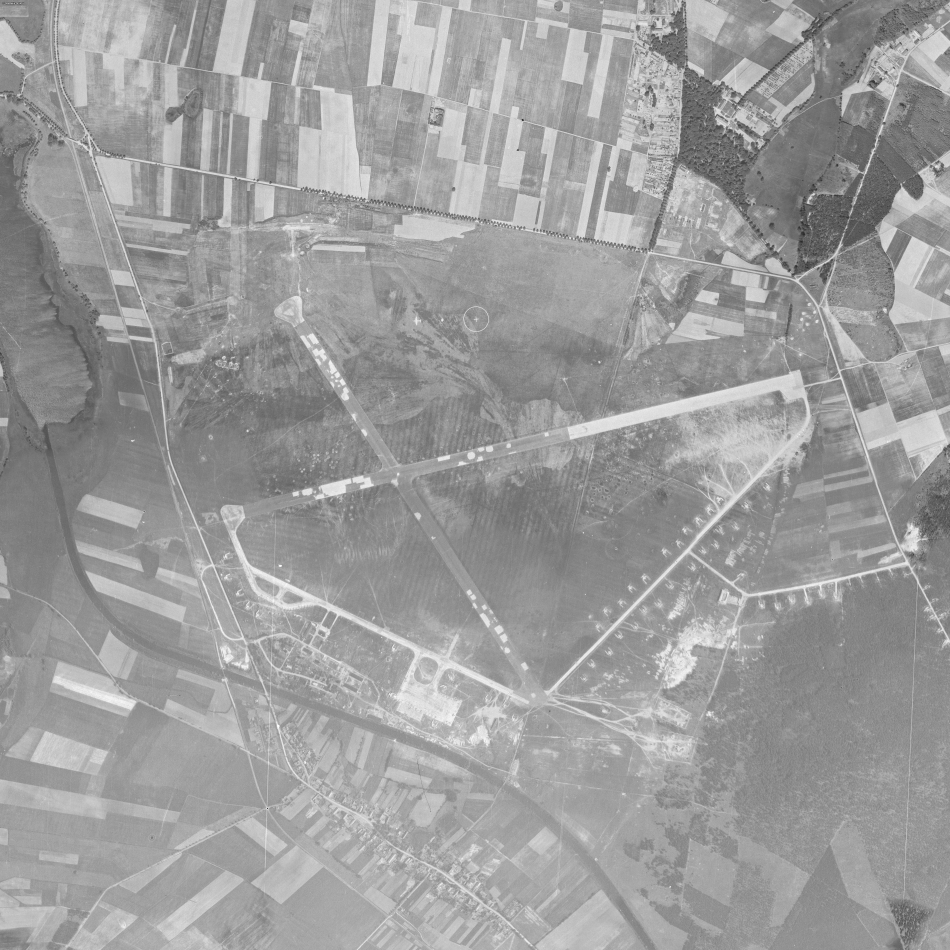
#> input picture app/dop_1953.jpg, 3800 x 3800 px, found by its file name (shown at 1/4 size)
$ python laiv_reg.py   (older library calls are emulated)
#> lines starting #> are read from the running program, lines starting #| are printed output that depends on the picture
"""Georeferenzierung der LAiV-Vorschaubilder (historische Luftbilder 1944/45).

Eingabe:  rohdaten/laiv_vorschau/*.jpg  (Dateiname: <Datum>_<Bildname>.jpg)
          app/dop_1953.jpg               (1 m/px, Pixel = Karten-Meter + (400, 1400))
          app/f3054.jpg, f4053.jpg, f4071.jpg + Homographien (NCAP 11.04.1945)
Ausgabe:  georeferenz_parameter/LAiV_Homographien_Vorschau_px_auf_Karte_m.json

Ablauf je Bild:
  1. Start-Homographie per SIFT gegen ein 1-m-Mosaik der NCAP-Frames 1945
     (zeitlich näher als 1953, deshalb viele Übereinstimmungen), sonst aus
     Handpasspunkten (HAND), sonst SIFT gegen ein bereits registriertes Bild
     desselben Flugtags.
  2. 3 Iterationen Template-Korrelation auf Gradientenbildern gegen DOP 1953
     (wie reg.py) mit RANSAC -> projektive Homographie.

Nutzung (aus dem Projektordner):  python3 skripte/laiv_reg.py [Muster ...]
"""
import numpy as np, cv2, json, glob, os, sys

SRC = "rohdaten/laiv_vorschau"
OUT = "georeferenz_parameter/LAiV_Homographien_Vorschau_px_auf_Karte_m.json"
pats = sys.argv[1:] or ["*"]

ref = cv2.imread("app/dop_1953.jpg", 0)
#> ref is the input picture: shape (3800, 3800); min 0, max 255, mean 156.3
Hh, Ww = ref.shape
#> Hh = 3800; Ww = 3800
cl = cv2.createCLAHE(2.0, (16, 16))

def prep(im):
    im = cl.apply(im); g = cv2.GaussianBlur(im, (0, 0), 1.5)
#> after `im = cl.apply(im)`:
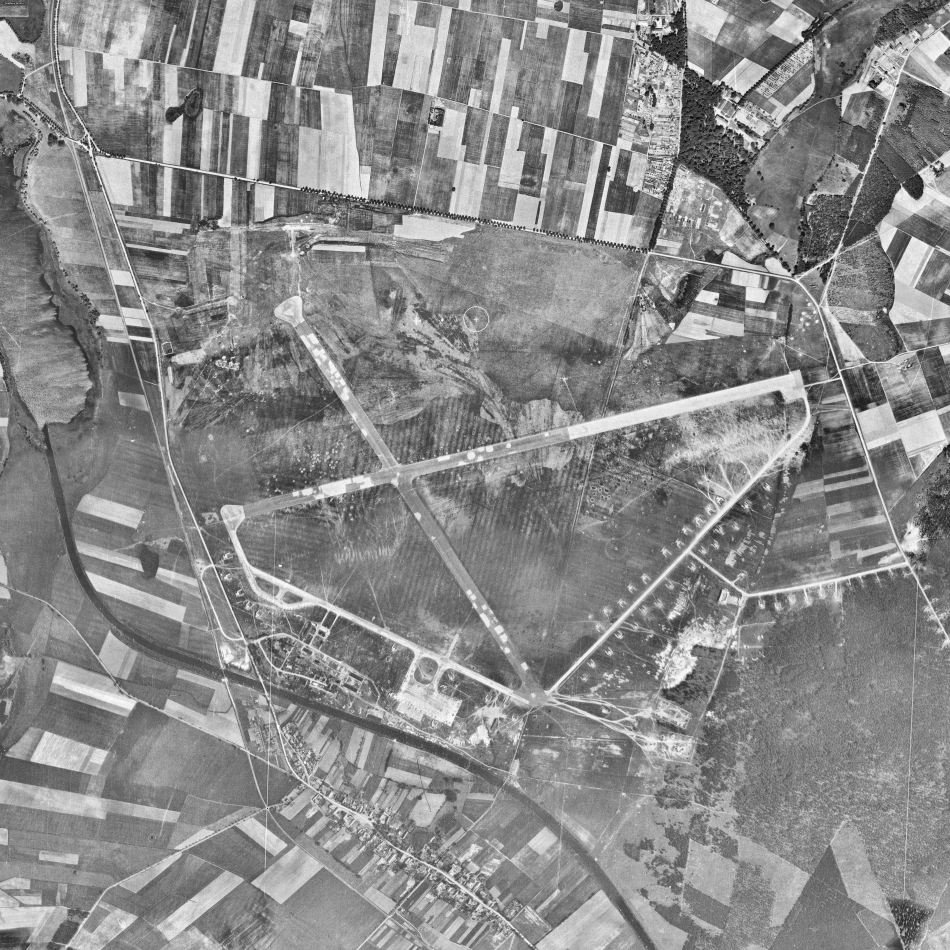
#> im: shape (3800, 3800) (shown at 1/4 size); min 0, max 255, mean 137.3
    gx = cv2.Sobel(g, cv2.CV_32F, 1, 0); gy = cv2.Sobel(g, cv2.CV_32F, 0, 1)
#> after `gx = cv2.Sobel(g, cv2.CV_32F, 1, 0)`:
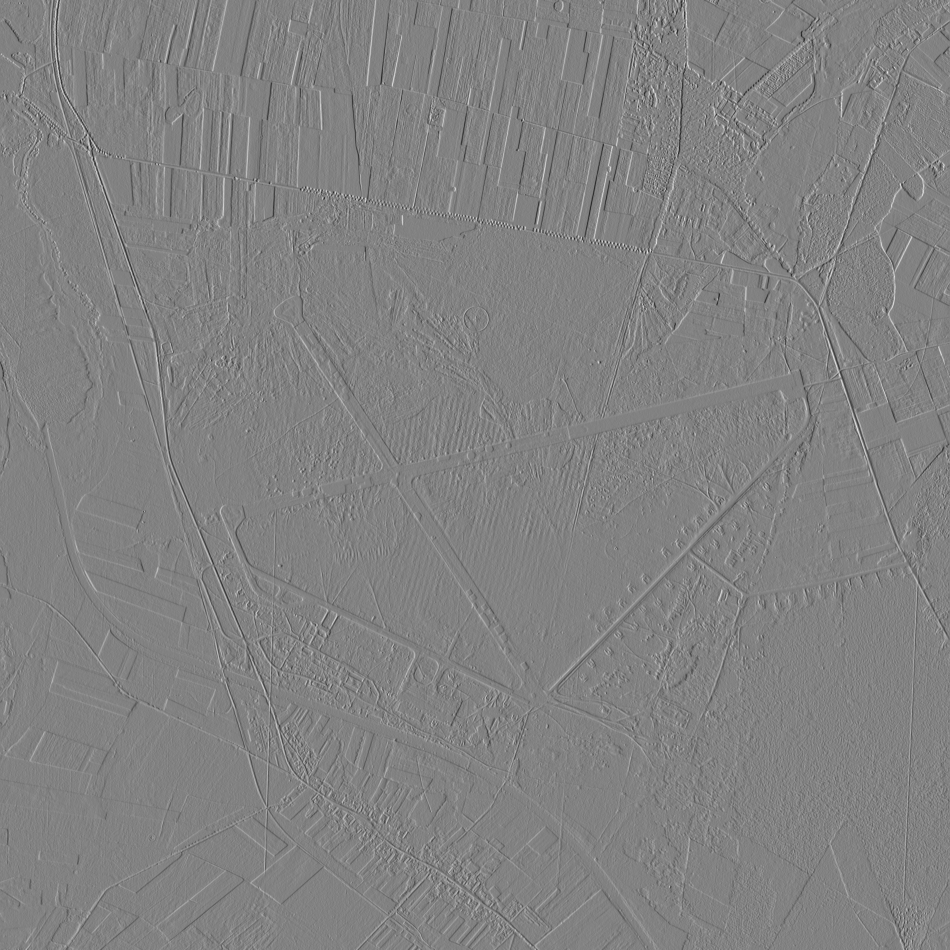
#> gx: shape (3800, 3800) float32 (shown at 1/4 size); min -380, max 364, mean 0; drawn with min black and max white
    return cv2.GaussianBlur(np.sqrt(gx * gx + gy * gy), (0, 0), 1.0)
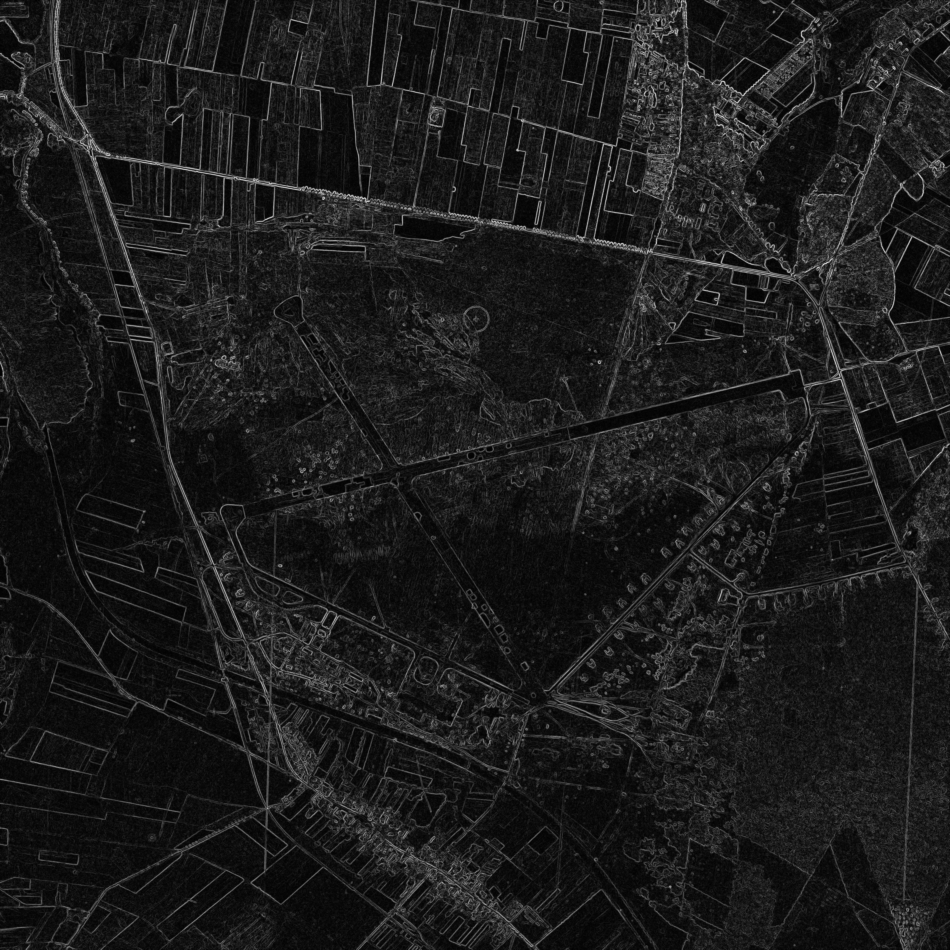
#> returned value: shape (3800, 3800) float32 (shown at 1/4 size); min 0.127, max 346.4, mean 38.1; drawn with min black and max white

# [5 lines left out: function bildmaske, not called in this run]

R = prep(ref)
# Referenz-Pixel <-> Karten-Meter (Gesamtgebiet beginnt bei x = -400, y = -1400); gespeichert wird in Karten-Metern
T = np.array([[1., 0, 400], [0, 1, 1400], [0, 0, 1]]); Ti = np.linalg.inv(T)

# Handpasspunkte (Vorschau-px -> Karten-m) für Bilder, bei denen SIFT gegen 1945 scheitert:
# Rollbahnkreuz, SO-Ende der NW-SO-Bahn, W-Ende der SW-NO-Bahn
HAND = {"1944-05-28_44_186_00_2008_L_2742": ([[515, 455], [940, 870], [165, 625]],
                                             [[1183, 504], [1764, 1392], [516, 648]])}

# ── Referenzmosaik NCAP 11.04.1945, 1 m/px (Homographien für Original-Scans, app-Bilder halb so groß)
#> (the run stopped early here; a loop or call above may not have finished)

$ run again, with app/dop_1991.jpg copied over app/dop_1953.jpg
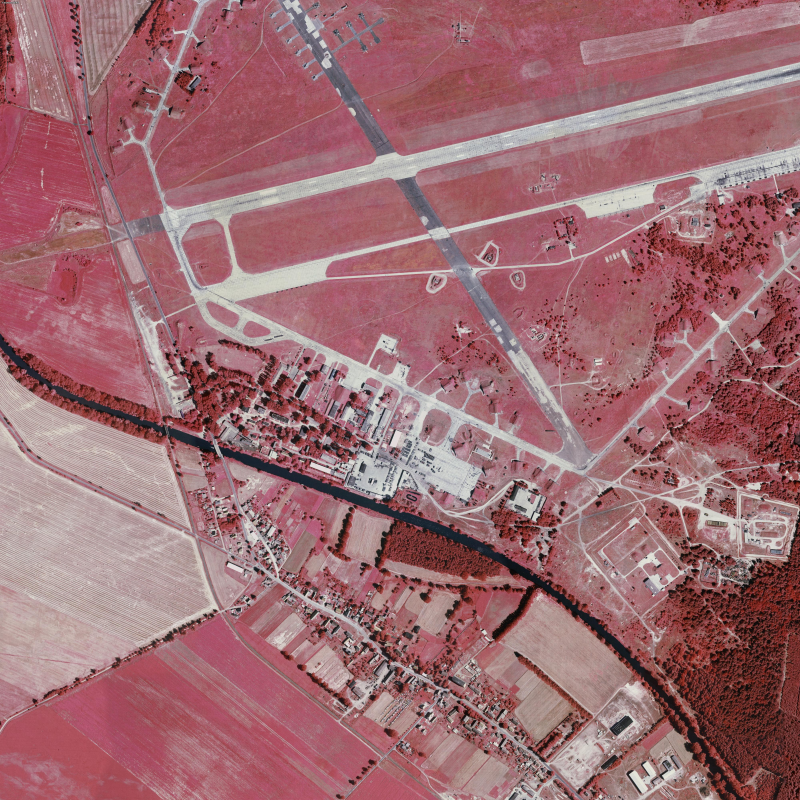
#> input picture app/dop_1991.jpg, 4000 x 4000 px, found by its file name (shown at 1/5 size)
#> in prep, `gy = cv2.Sobel(g, cv2.CV_32F, 0, 1)`:
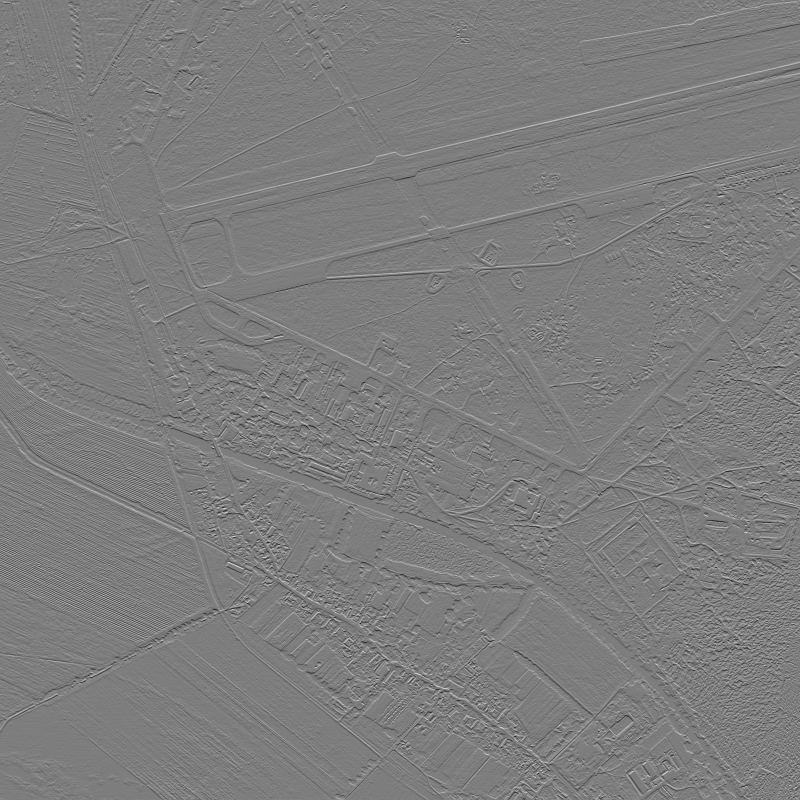
#> gy: shape (4000, 4000) float32 (shown at 1/5 size); min -422, max 432, mean 0; drawn with min black and max white
#> in prep, `return cv2.GaussianBlur(np.sqrt(gx * gx + gy * gy), (0, 0), 1.0)`:
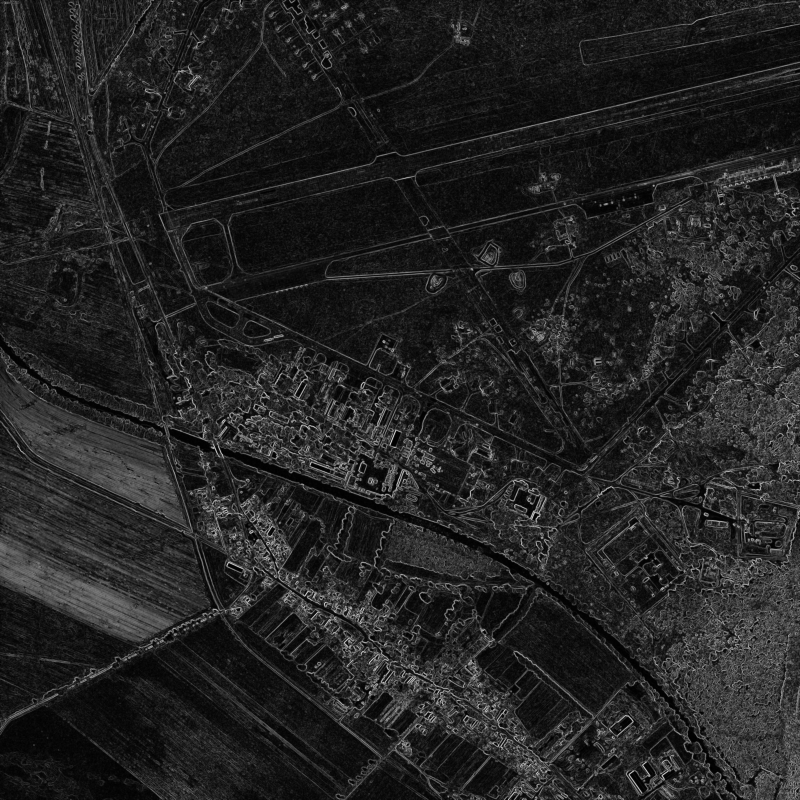
#> returned value: shape (4000, 4000) float32 (shown at 1/5 size); min 0, max 388.1, mean 54.1; drawn with min black and max white

$ run again, with app/dop_heute.jpg copied over app/dop_1953.jpg
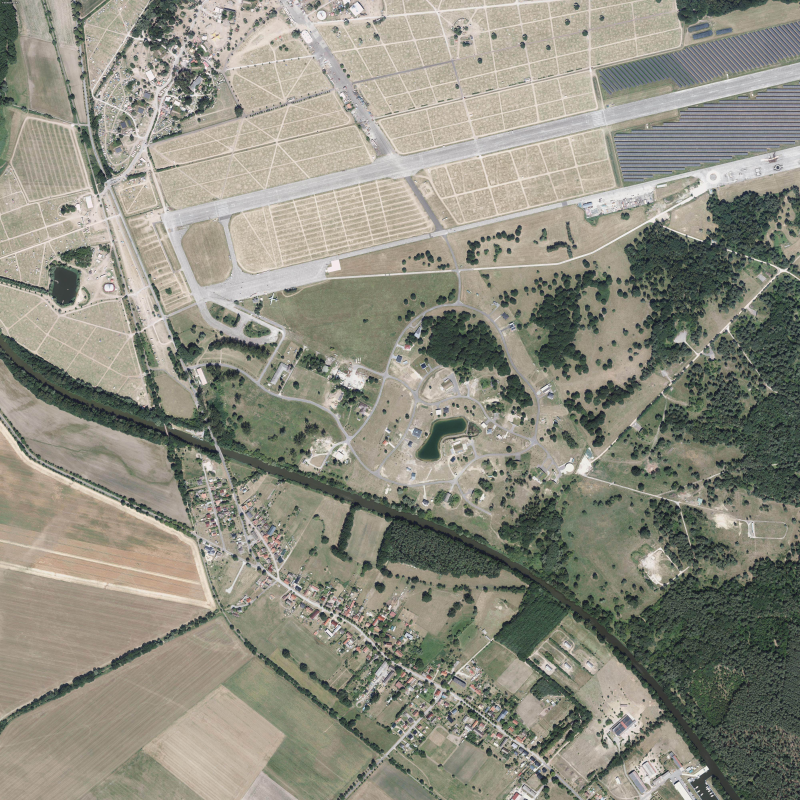
#> input picture app/dop_heute.jpg, 4000 x 4000 px, found by its file name (shown at 1/5 size)
#> in prep, `gy = cv2.Sobel(g, cv2.CV_32F, 0, 1)`:
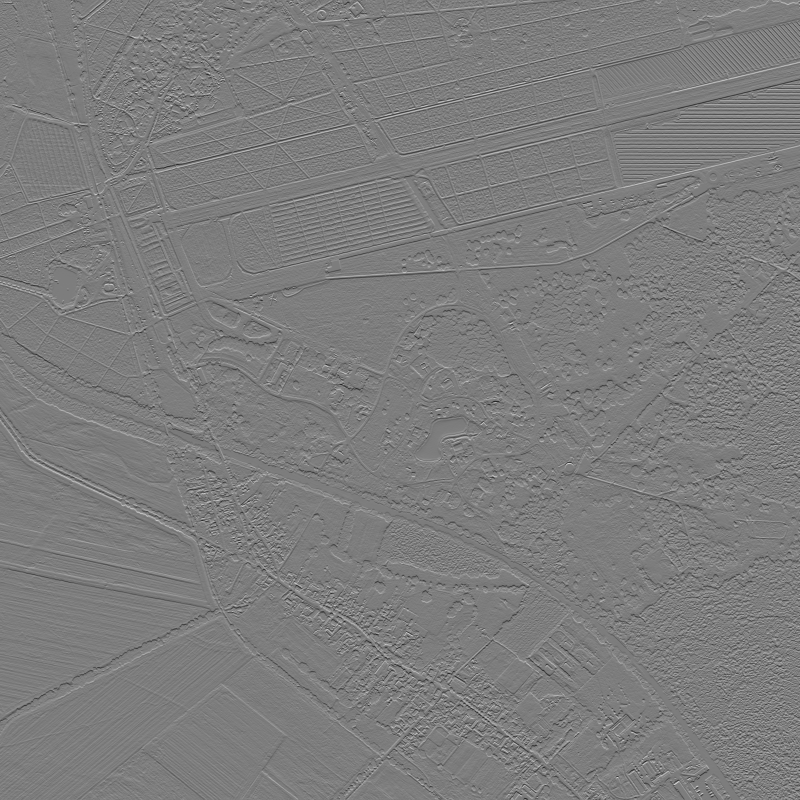
#> gy: shape (4000, 4000) float32 (shown at 1/5 size); min -421, max 434, mean 0; drawn with min black and max white
#> in prep, `return cv2.GaussianBlur(np.sqrt(gx * gx + gy * gy), (0, 0), 1.0)`:
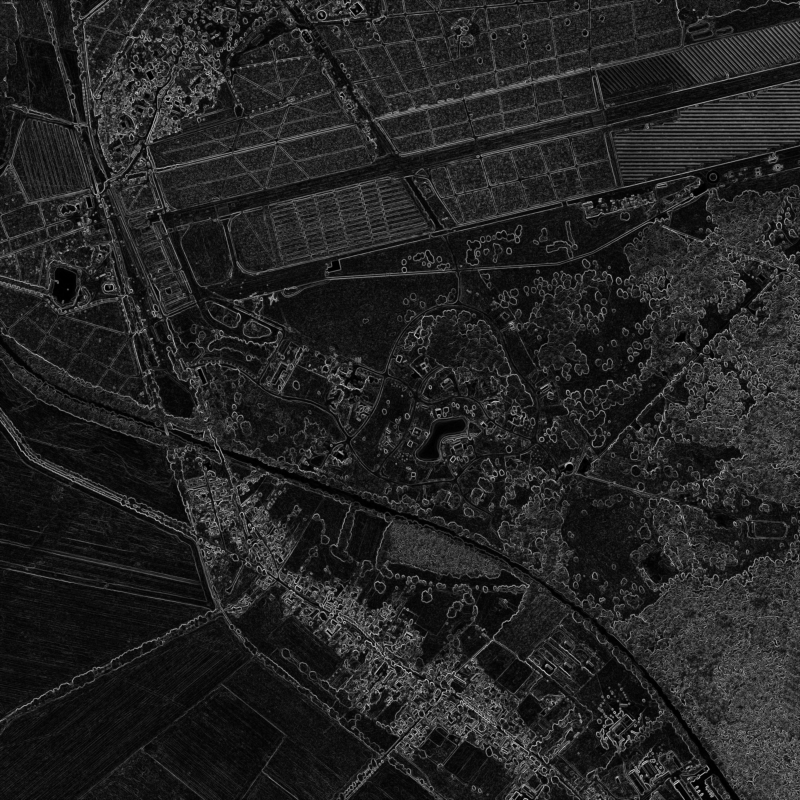
#> returned value: shape (4000, 4000) float32 (shown at 1/5 size); min 0, max 390.5, mean 54.8; drawn with min black and max white
